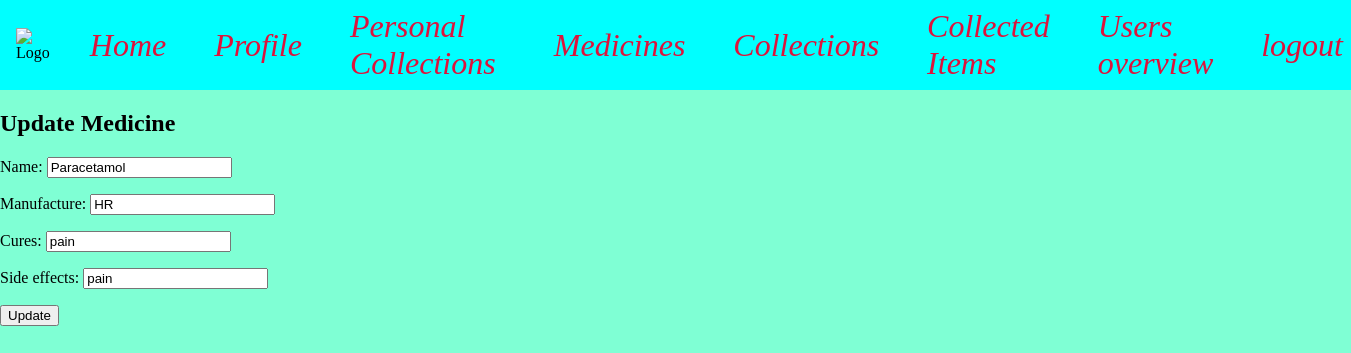
/update_medicine/2/ (signed in), run on the app's committed database.
### base/models.py (models this page shows, shortened)
class Medicine(models.Model):
    name = models.CharField(max_length=50)
    manufacture = models.CharField(max_length=50)
    cures = models.CharField(max_length=50)
    side_effects = models.CharField(max_length=50)

### base/views.py (the view)
# urls.py: path('update_medicine/<int:medicine_id>/', views.update_medicine, name='update_medicine'),
@login_required
@staff_member_required
def update_medicine(request, medicine_id):
    medicine = Medicine.objects.get(pk=medicine_id)
    if request.method == 'POST':
        form = MedicineForm(request.POST, instance=medicine)
        if form.is_valid():
            form.save()
            return redirect('medicines')
    else:
        form = MedicineForm(instance=medicine)
    context = {
        'form': form,
        'medicine': medicine
    }
    return render(request, 'base/update_medicine.html', context)

### base/forms.py
class MedicineForm(forms.ModelForm):
    class Meta:
        model = Medicine
        fields = ("name", "manufacture", "cures", "side_effects")

### base/templates/base/update_medicine.html (shortened to what this page needs)
{% extends 'base/base.html' %}
{% load static %}
{% block content %}
    <h2>Update Medicine</h2>
    <form method="post">
        {{ form.as_p }}
        <button type="submit">Update</button>
    </form>
{% endblock %}

### base/static/base/css/styles.css (style rules this page uses)
body { background-color: aquamarine; }

### base/static/base/css/menu.css (style rules this page uses)
body { margin: 0; }

### data on the page
Medicine: name "Paracetamol", manufacture "HR", cures "pain", side_effects "pain"
